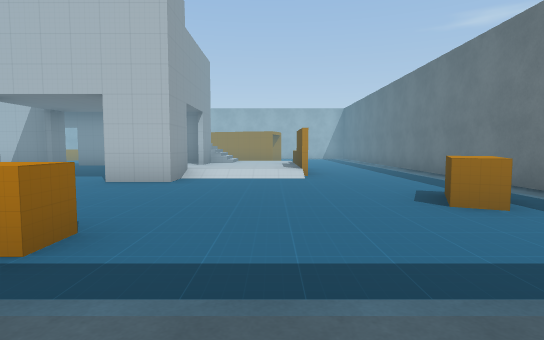
View 1 (above)

17 first-person views from a walk through a 3-D level made in the Unity game engine. The camera is 1.2 m above the floor, tilts 4° down and sees 80° across. The floor is counted in squares, 2 m on a side. Each view is taken from the middle of a square. On the plan, view 1 faces up. The plan holds only what a view shows up to about 10 squares ahead; the rest is blank. The place goes on beyond the plan. The player character is not drawn. Some surface patterns are stand-ins.

View 2
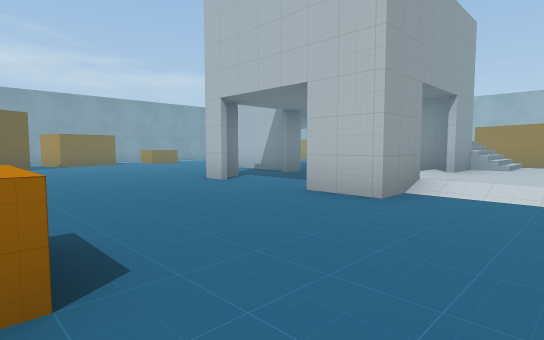

View 3
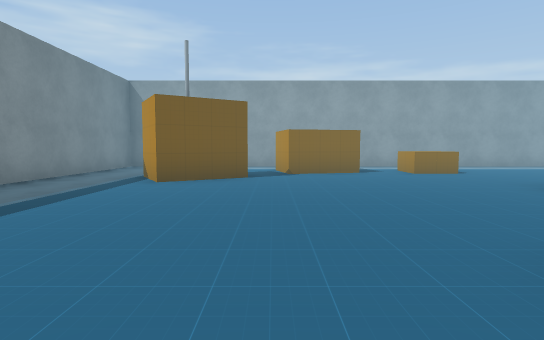

View 4
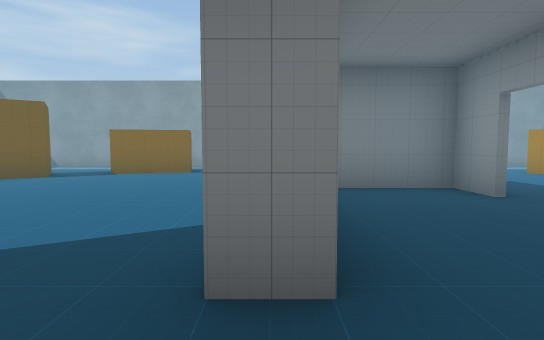

View 5
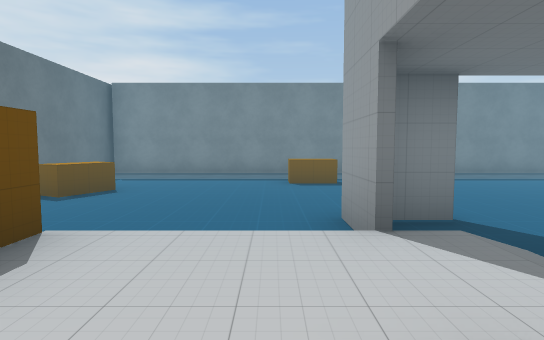

View 6
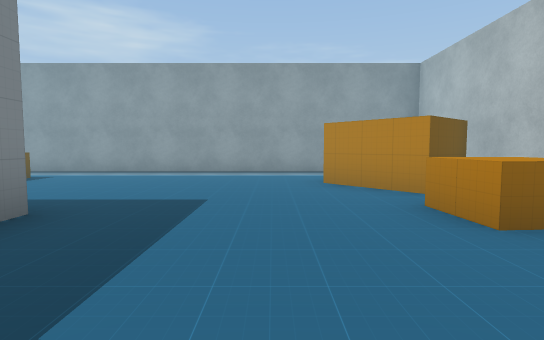

View 7
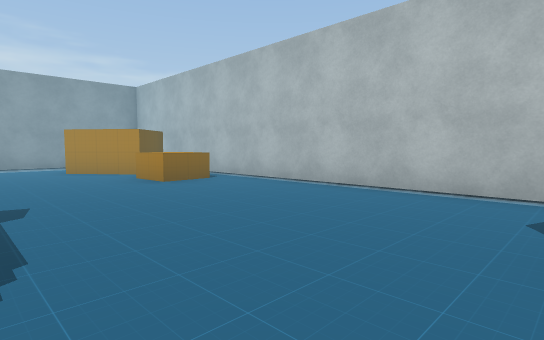

View 8
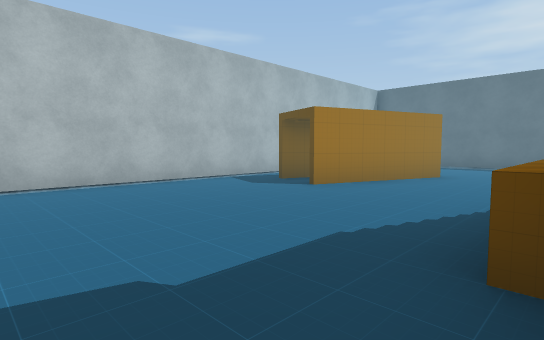

View 9
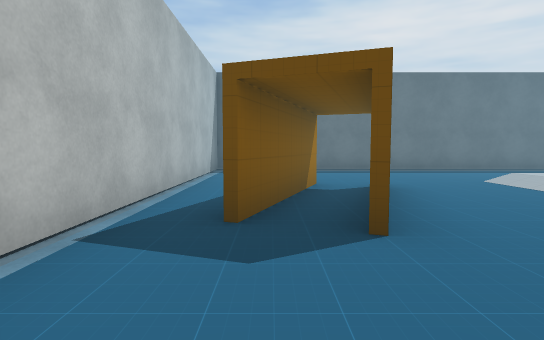

View 10
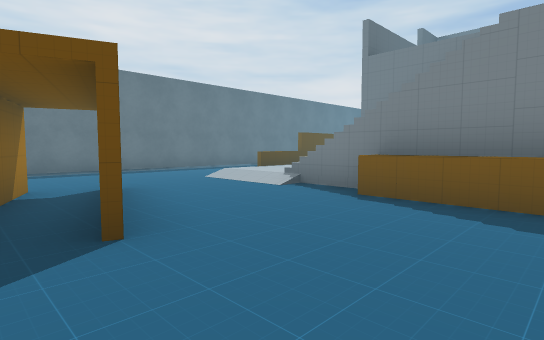

View 11
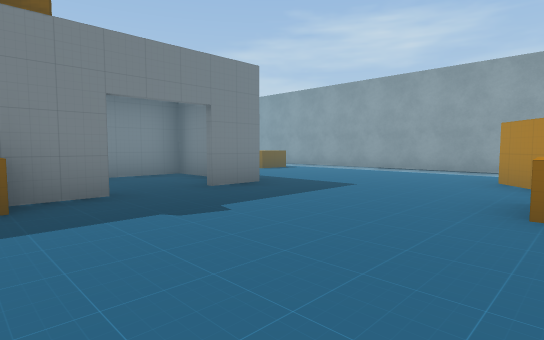

View 12
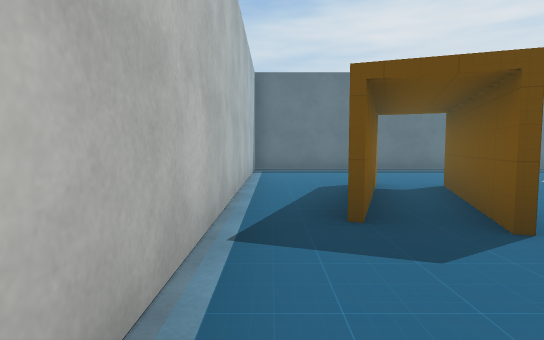

View 13
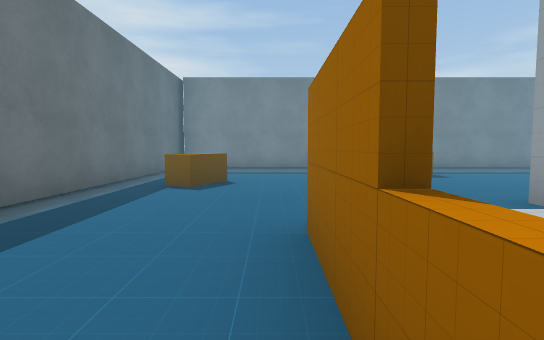

View 14
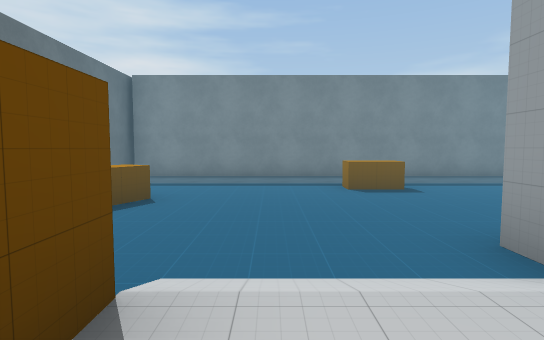

View 15
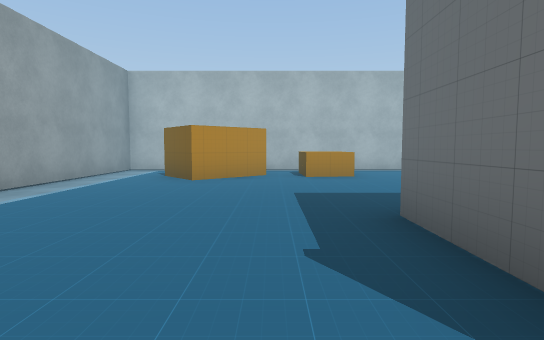

View 16
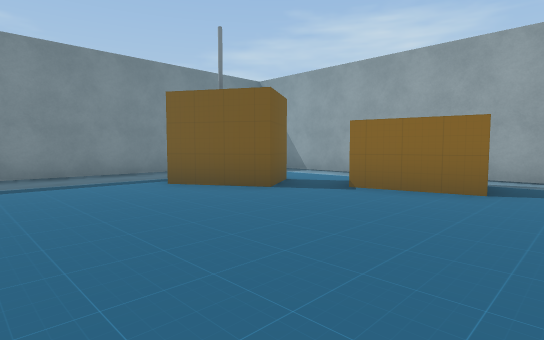

View 17
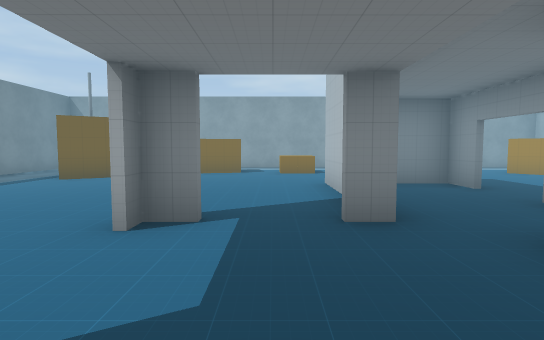

### Floor plan
Key: @ floor where view 1 was taken; # wall or solid block; . main floor; : floor 0.25 m higher than the main floor; / step, stairs or slope; = window, fence, low wall or low ledge; O other object.
Columns run from 14 left of view 1 to 4 right of it. Each row starts with its distance up from view 1.
 17 ###################
 16 #..O..............#
 15 #.OOOO......OOO...#
 14 #.O........OOOO...#
 13 #.............O...#
 12 #.................#
 11 #....##.OOOO///...#
 10 #....#....  //:...#
  9 #....#....=##::...#
  8 #.O..####...:::#..#
  7 #...........:::#..#
  6 #OO......#..#.....#
  5 # O...............#
  4 #.O.............O.#
  3 #..OO...........O.#
  2 #..OO.......O.....#
  1 #.................#
  0 #.............@...#
 -1 ###################

Where each view was taken, in squares from view 1:
view 1: 0 up, 0 right, facing up
view 2: 2 up, 0 right, facing up-left
view 3: 4 up, 4 left, facing left
view 4: 8 up, 4 left, facing left
view 5: 9 up, 1 left, facing down
view 6: 13 up, 6 left, facing left
view 7: 12 up, 3 left, facing up-left
view 8: 11 up, 7 left, facing up-right
view 9: 15 up, 5 left, facing right
view 10: 15 up, 5 left, facing down-right
view 11: 15 up, 5 left, facing down-left
view 12: 16 up, 5 left, facing right
view 13: 9 up, 1 right, facing down
view 14: 8 up, 0 right, facing down
view 15: 8 up, 10 left, facing up
view 16: 7 up, 7 left, facing down-left
view 17: 7 up, 2 left, facing left
